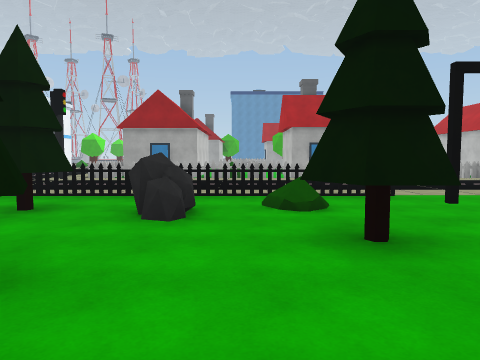
[1] (above)

24 first-person views from a walk through a 3-D level made in the Unity game engine. The camera is 1.5 m above the floor, tilts 4° down and sees 70° across. The floor is counted in squares, 2 m on a side. Each view is taken from the middle of a square. On the plan, view 1 faces up. The plan holds only what a view shows up to about 11 squares ahead; the rest is blank. The place goes on beyond the plan. Some surface patterns are stand-ins.

[2]
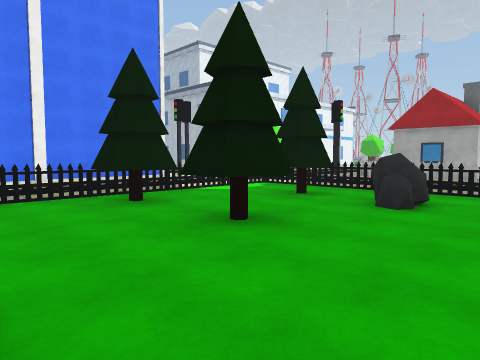

[3]
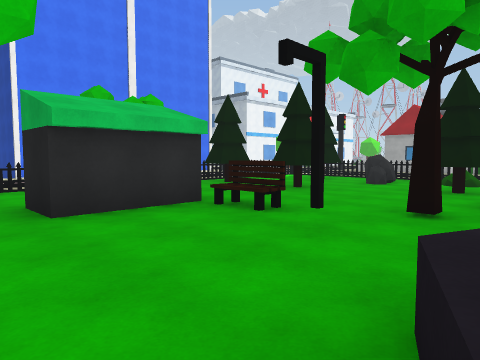

[4]
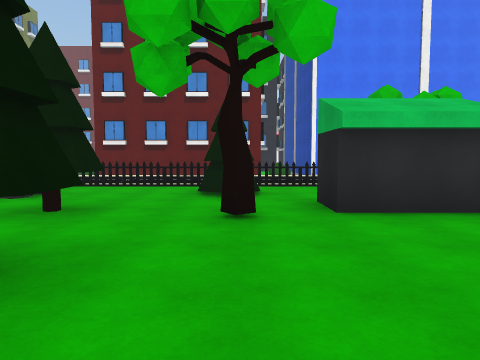

[5]
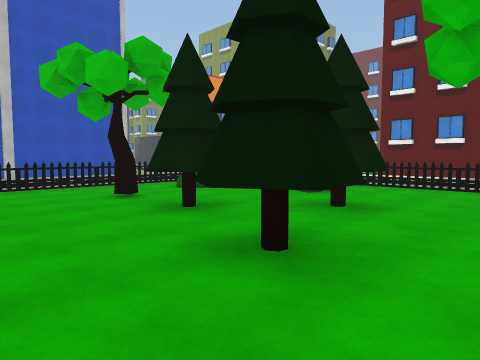

[6]
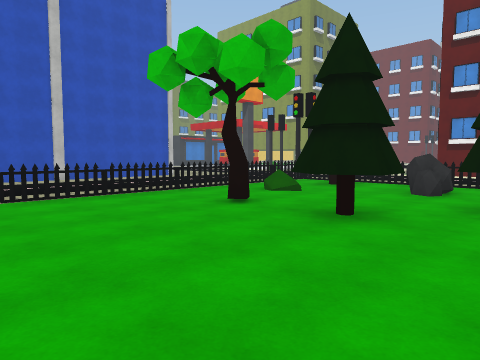

[7]
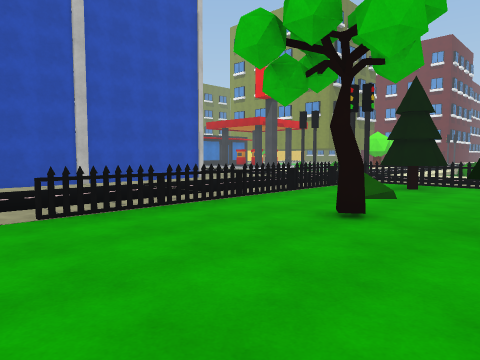

[8]
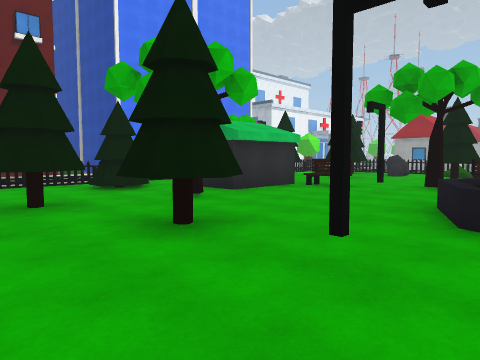

[9]
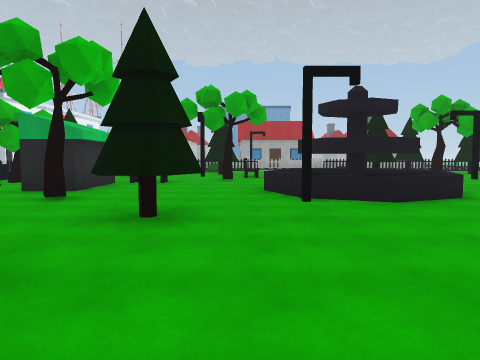

[10]
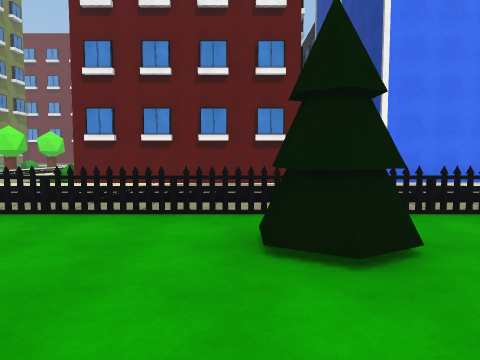

[11]
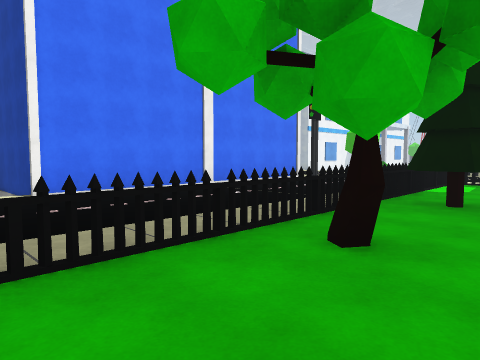

[12]
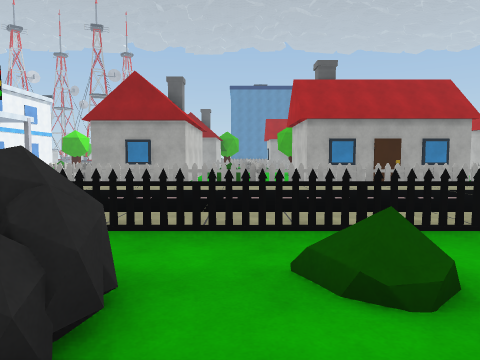

[13]
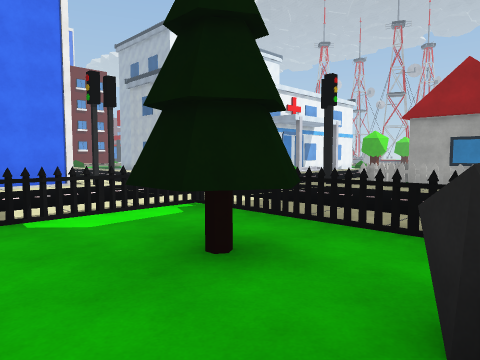

[14]
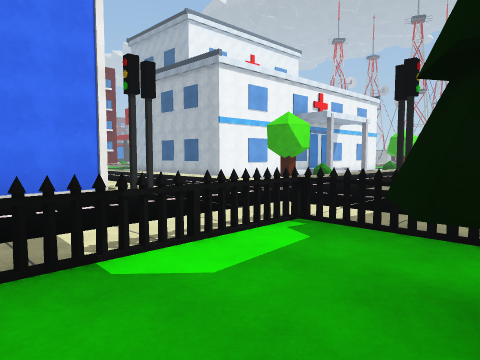

[15]
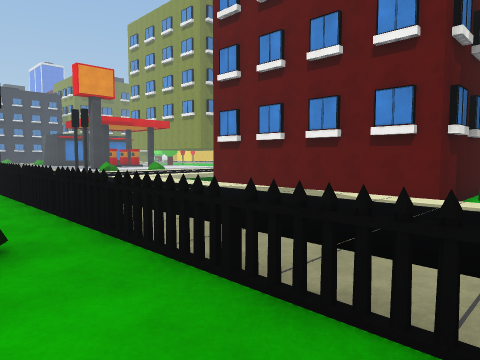

[16]
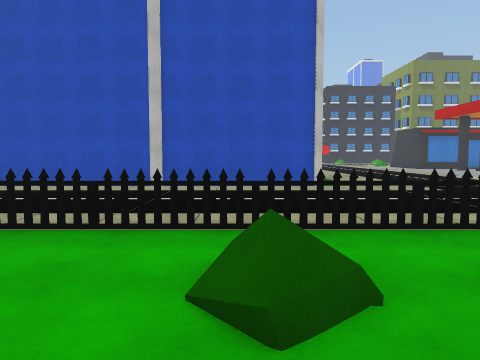

[17]
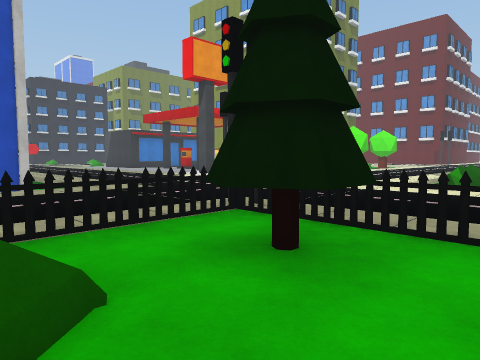

[18]
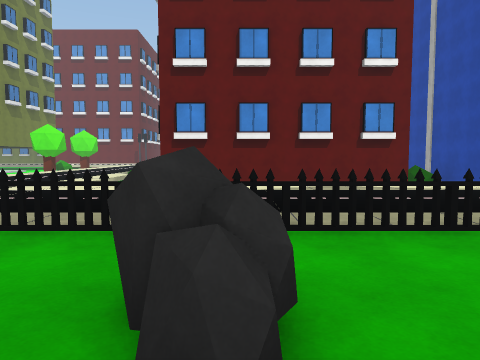

[19]
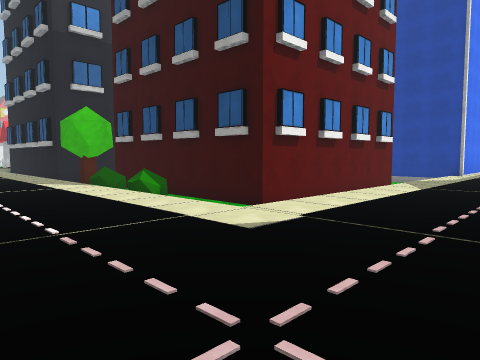

[20]
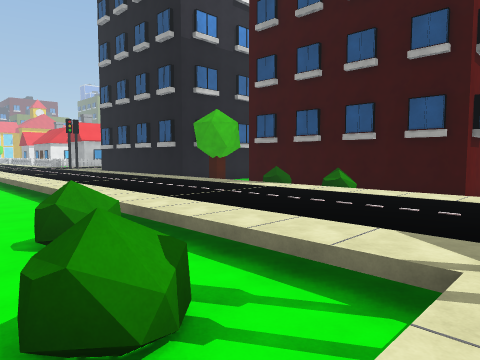

[21]
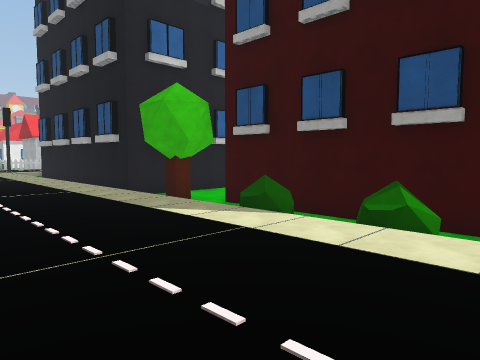

[22]
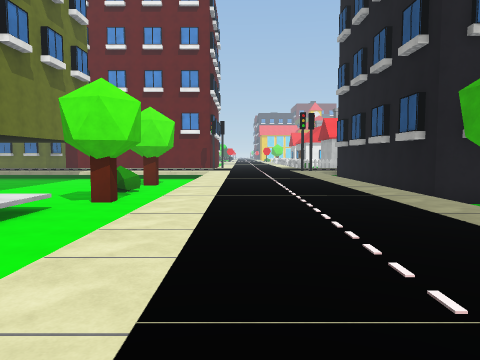

[23]
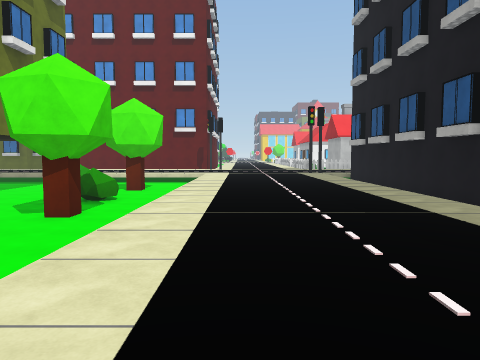

[24]
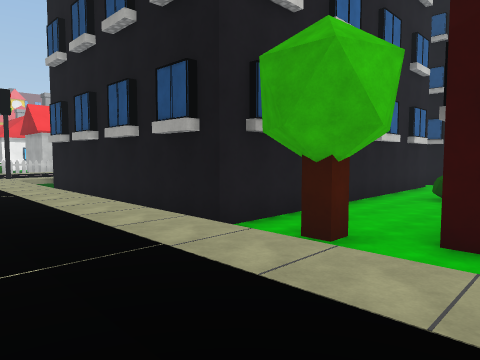

### Floor plan
Key: @ floor where view 1 was taken; # wall or solid block; x gap in a wall; . floor; / step, stairs or slope; = window, fence, low wall or low ledge; ^ raised ledge; v drop or lower ground; T thing the floor can be seen under or through; O other object.
Columns run from 27 left of view 1 to 4 right of it. Each row starts with its distance up from view 1.
 14                       v##    OOO
 13                       v   v v O
 12                       =vvvvvvvvv
 11                    ..#..........
 10                   ..............
  9                .................
  8                .................
  7                ..#..............
  6                  #....TTT#x#xx..
  5                  #....T.#.^./...
  4                  #....T...^..#.
  3                  #....T.....##
  2                  #....T#.#....
  1                  #....T......=
  0                  #....x....@..
 -1                  #....T..#x....
 -2               ####....T..#..#.==
 -3               v  .....x..#....=#
 -4      #v    ####v .....T.......=#
 -5      #v       ## .....T#..#....=
 -6      #vv       # .....T.........
 -7      #vv       # .....T.....#.#.
 -8      #vv       # .....T..##.....
 -9      #vv       # .....x^...#....
-10      #vv       # .....TT........
-11      #vv######## .....TT...#....
-12 ######vvv vvvvv  .....TT./......
-13 vvvvvvvvvvvvvvvvv.....T........
-14 .....................#Txxxxxx#.
-15 ...............................
-16 ...............................
-17 .................  ............
-18 .................. .............
-19 vvvvvvvvvvvv vvvv.     #########
-20 vvvvvvvvvvvvvvvvv.
-21 vvvvvvvvv     vv .

Positions as (right, up) in squares from view 1, and headings:
1: (0, 0), facing up
2: (1, -1), facing up-left
3: (3, -5), facing up-left
4: (3, -5), facing left
5: (3, -5), facing down-left
6: (4, -7), facing down-left
7: (4, -9), facing down-left
8: (4, -9), facing up-left
9: (2, -11), facing up
10: (-1, -6), facing left
11: (-3, -4), facing up-left
12: (0, 3), facing up
13: (-1, 3), facing up-left
14: (-3, 3), facing up-left
15: (-4, -2), facing down-left
16: (-2, -10), facing down
17: (-2, -10), facing down-left
18: (-2, -9), facing left
19: (-7, -17), facing up-left
20: (-10, -21), facing up-left
21: (-13, -17), facing up-left
22: (-14, -17), facing left
23: (-16, -17), facing left
24: (-18, -16), facing up-left
